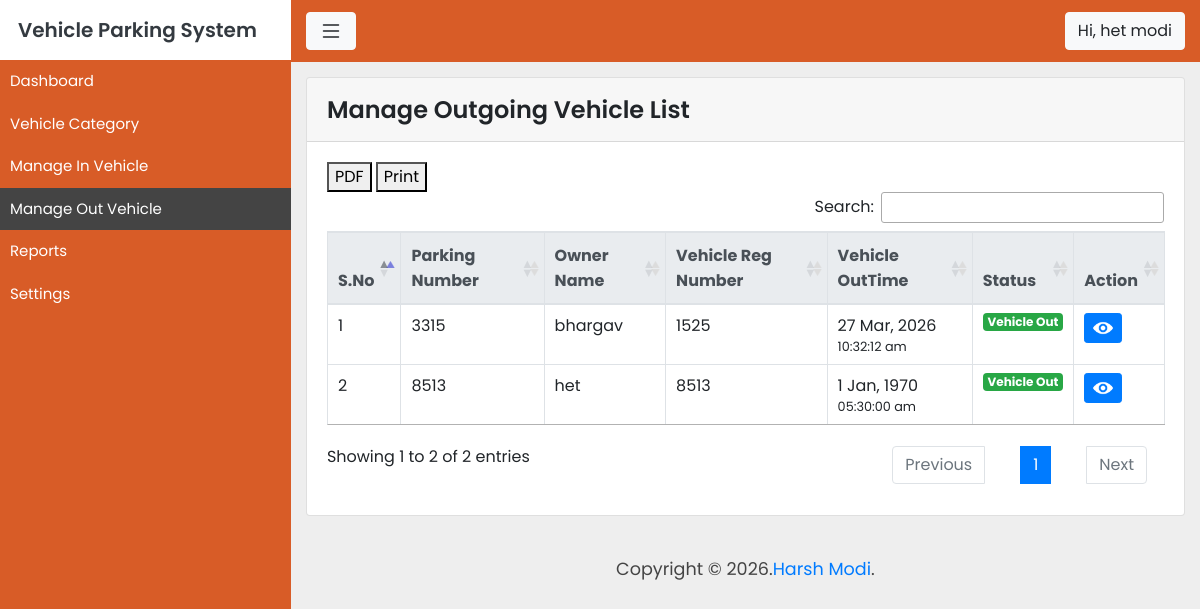
Before: /manage-outgoingvehicle.php (signed in) with the older database file.
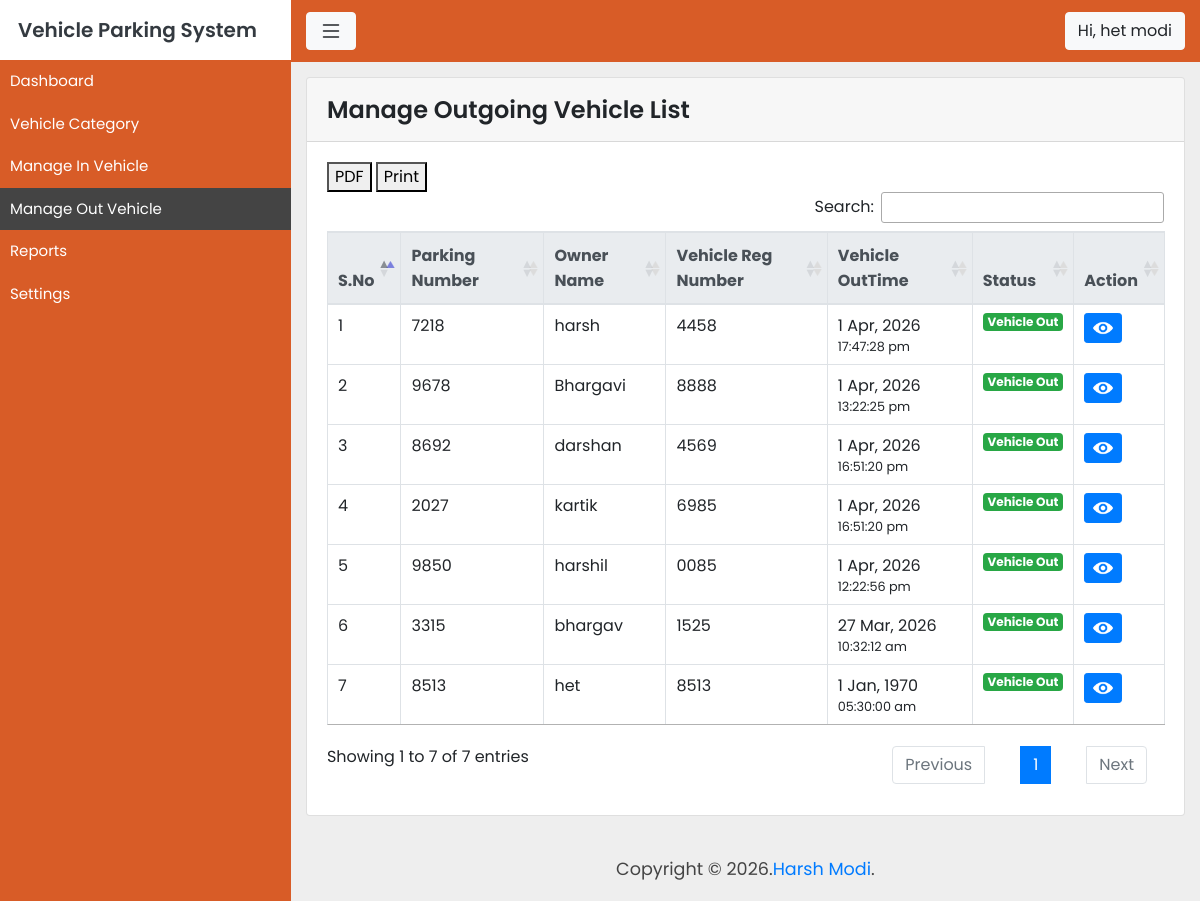
After: the same page with the newer database file.
### tables this page shows
CREATE TABLE `vehicle` (
  `id` int(11) NOT NULL,
  `parking_number` int(11) NOT NULL,
  `vehicle_cat` int(11) NOT NULL,
  `vehicle_company` varchar(255) NOT NULL,
  `reg_number` varchar(255) NOT NULL,
  `owner_name` varchar(255) NOT NULL,
  `owner_contact` varchar(255) NOT NULL,
  `vehicle_intime` datetime NOT NULL,
  `vehicle_outtime` datetime DEFAULT NULL,
  `parking_charges` int(11) DEFAULT NULL,
  `remark` varchar(255) DEFAULT NULL,
  `vehicle_status` int(11) NOT NULL
);

### manage-outgoingvehicle.php (the view, shortened to what this page needs)
<?php $title = "Outgoing Vehicle";
include "header.php" ?>
<div class="container">
    <div class="admin-content">
        <div class="card">
            <div class="card-header">
                <h2 class="d-inline">Manage Outgoing Vehicle List</h2>
            </div>
            <div class="card-body position-relative">
                <div id="table-data">
                    <?php
                         $conn = mysqli_connect("localhost","root","","install");
                        $result = mysqli_query($conn, "
                            SELECT * FROM vehicle
                            WHERE vehicle_status = 1
                            ORDER BY id DESC
                            ");
                     ?>
                    <table class="table-data table table-bordered">
                        <thead class="thead-light">
                            <tr>
                                <th>S.No</th>
                                <th>Parking Number</th>
                                <th>Owner Name</th>
                                <th>Vehicle Reg Number</th>
                                <th>Vehicle OutTime</th>
                                <th>Status</th>
                                <th>Action</th>
                            </tr>
                        </thead>
                        <tbody>
                            <?php
                                if(mysqli_num_rows($result) > 0){
                                $i = 0;
                                while($row = mysqli_fetch_assoc($result)){
                                    $i++;
                            ?>
                            <tr>
                                <td><?php echo $i; ?></td>
                                <td><?php echo $row['parking_number']; ?></td>
                                <td><?php echo $row['owner_name']; ?></td>
                                <td><?php echo $row['reg_number']; ?></td>
                                <td>
                                    <?php echo date('j M, Y',strtotime($row['vehicle_outtime'])); ?><br>
                                    <small><?php echo date('H:i:s a',strtotime($row['vehicle_outtime'])); ?></small>
                                </td>
                                <td>
                                    <span class="badge badge-success">Vehicle Out</span>
                                </td>
                                <td>
                                    <ul class="action-list">
                                        <li>
                                            <a href="view-outgoingvehicle.php?void=<?php echo $row['id']; ?>"
                                                class="btn btn-primary btn-sm">
                                                <img src="images/eye.png" alt="">
                                            </a>
                                        </li>
                                    </ul>
                                </td>
                            </tr>
                            <?php
                            }
                        }
                    ?>
                        </tbody>
                    </table>
                </div>
            </div>
        </div>
    </div>
</div>
<?php include "footer.php" ?>

Changed rows visible on the page:
added vehicle: parking_number "7218", owner_name "harsh", reg_number "4458", vehicle_outtime "1 Apr, 2026", vehicle_outtime "17:47:28 pm"
added vehicle: parking_number "9678", owner_name "Bhargavi", reg_number "8888", vehicle_outtime "1 Apr, 2026", vehicle_outtime "13:22:25 pm"
now on this page (row edited): vehicle: parking_number "8692", owner_name "darshan", reg_number "4569", vehicle_outtime "1 Apr, 2026", vehicle_outtime "16:51:20 pm"
now on this page (row edited): vehicle: parking_number "2027", owner_name "kartik", reg_number "6985", vehicle_outtime "1 Apr, 2026", vehicle_outtime "16:51:20 pm"
now on this page (row edited): vehicle: parking_number "9850", owner_name "harshil", reg_number "0085", vehicle_outtime "1 Apr, 2026", vehicle_outtime "12:22:56 pm"
Other visible differences:
text written by a page script: "PDF Print Search: Showing 1 to 2 of 2 entries Previous 1 Next" → "PDF Print Search: Showing 1 to 7 of 7 entries Previous 1 Next"
